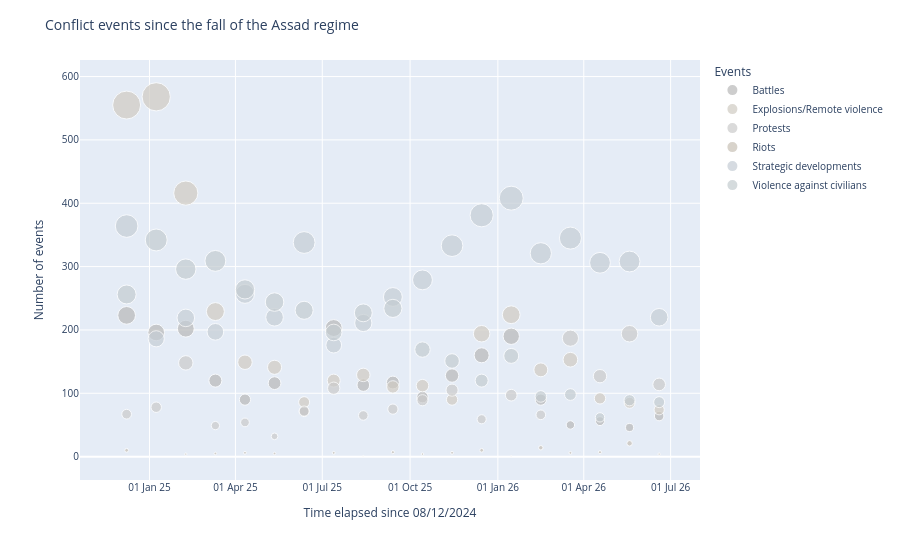

The code cell stored with this chart in its notebook:
### Code cell
bubble_events = px.scatter(
    data_grouped_with_dates,
    x="start date", 
    y="event_count",
    size="event_count", 
    color="event_type",
    hover_name="event_type", 
    size_max=20, 
    color_discrete_map=color_map_grey(events_list), 
    labels={'start date':"Time elapsed since 08/12/2024", 'event_count':"Number of events"})


bubble_events.update_layout(
    title = 'Conflict events since the fall of the Assad regime',
    legend_title_text = "Events",    
    xaxis_tickformat = '%d %b %y',
    xaxis=dict(nticks=8),
    title_font_size=14,
    font_size=10,
)

### Figure 1 — Plotly figure (JSON) as saved in the notebook; plotly's stock layout.template omitted (floating-point values rounded to 4 significant figures)
{"data": [{"hovertemplate": "<b>%{hovertext}</b><br><br>event_type=Battles<br>Time elapsed since 08/12/2024=%{x}<br>Number of events=%{marker.size}<extra></extra>", "hovertext": ["Battles", "Battles", "Battles", "Battles", "Battles", "Battles", "Battles", "Battles", "Battles", "Battles", "Battles", "Battles", "Battles", "Battles", "Battles", "Battles", "Battles", "Battles", "Battles"], "legendgroup": "Battles", "marker": {"color": "#B8B8B8", "size": [223, 196, 202, 120, 90, 116, 71, 203, 113, 117, 94, 128, 160, 190, 90, 50, 56, 46, 64], "sizemode": "area", "sizeref": 1.42, "symbol": "circle"}, "mode": "markers", "name": "Battles", "orientation": "v", "showlegend": true, "type": "scatter", "x": ["2024-12-08", "2025-01-08", "2025-02-08", "2025-03-11", "2025-04-11", "2025-05-12", "2025-06-12", "2025-07-13", "2025-08-13", "2025-09-13", "2025-10-14", "2025-11-14", "2025-12-15", "2026-01-15", "2026-02-15", "2026-03-18", "2026-04-18", "2026-05-19", "2026-06-19"], "xaxis": "x", "y": [223, 196, 202, 120, 90, 116, 71, 203, 113, 117, 94, 128, 160, 190, 90, 50, 56, 46, 64], "yaxis": "y"}, {"hovertemplate": "<b>%{hovertext}</b><br><br>event_type=Explosions/Remote violence<br>Time elapsed since 08/12/2024=%{x}<br>Number of events=%{marker.size}<extra></extra>", "hovertext": ["Explosions/Remote violence", "Explosions/Remote violence", "Explosions/Remote violence", "Explosions/Remote violence", "Explosions/Remote violence", "Explosions/Remote violence", "Explosions/Remote violence", "Explosions/Remote violence", "Explosions/Remote violence", "Explosions/Remote violence", "Explosions/Remote violence", "Explosions/Remote violence", "Explosions/Remote violence", "Explosions/Remote violence", "Explosions/Remote violence", "Explosions/Remote violence", "Explosions/Remote violence", "Explosions/Remote violence", "Explosions/Remote violence"], "legendgroup": "Explosions/Remote violence", "marker": {"color": "#D0CBC2", "size": [555, 568, 416, 229, 149, 141, 86, 120, 129, 110, 112, 90, 194, 224, 137, 153, 92, 85, 74], "sizemode": "area", "sizeref": 1.42, "symbol": "circle"}, "mode": "markers", "name": "Explosions/Remote violence", "orientation": "v", "showlegend": true, "type": "scatter", "x": ["2024-12-08", "2025-01-08", "2025-02-08", "2025-03-11", "2025-04-11", "2025-05-12", "2025-06-12", "2025-07-13", "2025-08-13", "2025-09-13", "2025-10-14", "2025-11-14", "2025-12-15", "2026-01-15", "2026-02-15", "2026-03-18", "2026-04-18", "2026-05-19", "2026-06-19"], "xaxis": "x", "y": [555, 568, 416, 229, 149, 141, 86, 120, 129, 110, 112, 90, 194, 224, 137, 153, 92, 85, 74], "yaxis": "y"}, {"hovertemplate": "<b>%{hovertext}</b><br><br>event_type=Protests<br>Time elapsed since 08/12/2024=%{x}<br>Number of events=%{marker.size}<extra></extra>", "hovertext": ["Protests", "Protests", "Protests", "Protests", "Protests", "Protests", "Protests", "Protests", "Protests", "Protests", "Protests", "Protests", "Protests", "Protests", "Protests", "Protests", "Protests", "Protests", "Protests"], "legendgroup": "Protests", "marker": {"color": "#CBCBCB", "size": [67, 78, 148, 49, 54, 32, 72, 108, 65, 75, 89, 105, 59, 97, 66, 187, 127, 194, 114], "sizemode": "area", "sizeref": 1.42, "symbol": "circle"}, "mode": "markers", "name": "Protests", "orientation": "v", "showlegend": true, "type": "scatter", "x": ["2024-12-08", "2025-01-08", "2025-02-08", "2025-03-11", "2025-04-11", "2025-05-12", "2025-06-12", "2025-07-13", "2025-08-13", "2025-09-13", "2025-10-14", "2025-11-14", "2025-12-15", "2026-01-15", "2026-02-15", "2026-03-18", "2026-04-18", "2026-05-19", "2026-06-19"], "xaxis": "x", "y": [67, 78, 148, 49, 54, 32, 72, 108, 65, 75, 89, 105, 59, 97, 66, 187, 127, 194, 114], "yaxis": "y"}, {"hovertemplate": "<b>%{hovertext}</b><br><br>event_type=Riots<br>Time elapsed since 08/12/2024=%{x}<br>Number of events=%{marker.size}<extra></extra>", "hovertext": ["Riots", "Riots", "Riots", "Riots", "Riots", "Riots", "Riots", "Riots", "Riots", "Riots", "Riots", "Riots", "Riots", "Riots", "Riots", "Riots", "Riots"], "legendgroup": "Riots", "marker": {"color": "#C8C1B6", "size": [10, 4, 5, 6, 5, 6, 1, 7, 4, 6, 10, 1, 14, 6, 7, 21, 4], "sizemode": "area", "sizeref": 1.42, "symbol": "circle"}, "mode": "markers", "name": "Riots", "orientation": "v", "showlegend": true, "type": "scatter", "x": ["2024-12-08", "2025-02-08", "2025-03-11", "2025-04-11", "2025-05-12", "2025-07-13", "2025-08-13", "2025-09-13", "2025-10-14", "2025-11-14", "2025-12-15", "2026-01-15", "2026-02-15", "2026-03-18", "2026-04-18", "2026-05-19", "2026-06-19"], "xaxis": "x", "y": [10, 4, 5, 6, 5, 6, 1, 7, 4, 6, 10, 1, 14, 6, 7, 21, 4], "yaxis": "y"}, {"hovertemplate": "<b>%{hovertext}</b><br><br>event_type=Strategic developments<br>Time elapsed since 08/12/2024=%{x}<br>Number of events=%{marker.size}<extra></extra>", "hovertext": ["Strategic developments", "Strategic developments", "Strategic developments", "Strategic developments", "Strategic developments", "Strategic developments", "Strategic developments", "Strategic developments", "Strategic developments", "Strategic developments", "Strategic developments", "Strategic developments", "Strategic developments", "Strategic developments", "Strategic developments", "Strategic developments", "Strategic developments", "Strategic developments", "Strategic developments"], "legendgroup": "Strategic developments", "marker": {"color": "#C5CDD5", "size": [364, 186, 219, 197, 257, 220, 338, 176, 211, 252, 279, 333, 381, 408, 321, 345, 306, 308, 220], "sizemode": "area", "sizeref": 1.42, "symbol": "circle"}, "mode": "markers", "name": "Strategic developments", "orientation": "v", "showlegend": true, "type": "scatter", "x": ["2024-12-08", "2025-01-08", "2025-02-08", "2025-03-11", "2025-04-11", "2025-05-12", "2025-06-12", "2025-07-13", "2025-08-13", "2025-09-13", "2025-10-14", "2025-11-14", "2025-12-15", "2026-01-15", "2026-02-15", "2026-03-18", "2026-04-18", "2026-05-19", "2026-06-19"], "xaxis": "x", "y": [364, 186, 219, 197, 257, 220, 338, 176, 211, 252, 279, 333, 381, 408, 321, 345, 306, 308, 220], "yaxis": "y"}, {"hovertemplate": "<b>%{hovertext}</b><br><br>event_type=Violence against civilians<br>Time elapsed since 08/12/2024=%{x}<br>Number of events=%{marker.size}<extra></extra>", "hovertext": ["Violence against civilians", "Violence against civilians", "Violence against civilians", "Violence against civilians", "Violence against civilians", "Violence against civilians", "Violence against civilians", "Violence against civilians", "Violence against civilians", "Violence against civilians", "Violence against civilians", "Violence against civilians", "Violence against civilians", "Violence against civilians", "Violence against civilians", "Violence against civilians", "Violence against civilians", "Violence against civilians", "Violence against civilians"], "legendgroup": "Violence against civilians", "marker": {"color": "#C4CCD0", "size": [256, 342, 296, 309, 264, 244, 231, 196, 227, 234, 169, 151, 120, 159, 95, 98, 62, 89, 86], "sizemode": "area", "sizeref": 1.42, "symbol": "circle"}, "mode": "markers", "name": "Violence against civilians", "orientation": "v", "showlegend": true, "type": "scatter", "x": ["2024-12-08", "2025-01-08", "2025-02-08", "2025-03-11", "2025-04-11", "2025-05-12", "2025-06-12", "2025-07-13", "2025-08-13", "2025-09-13", "2025-10-14", "2025-11-14", "2025-12-15", "2026-01-15", "2026-02-15", "2026-03-18", "2026-04-18", "2026-05-19", "2026-06-19"], "xaxis": "x", "y": [256, 342, 296, 309, 264, 244, 231, 196, 227, 234, 169, 151, 120, 159, 95, 98, 62, 89, 86], "yaxis": "y"}], "layout": {"font": {"size": 10}, "legend": {"itemsizing": "constant", "title": {"text": "Events"}, "tracegroupgap": 0}, "margin": {"t": 60}, "title": {"font": {"size": 14}, "text": "Conflict events since the fall of the Assad regime"}, "xaxis": {"anchor": "y", "domain": [0, 1], "nticks": 8, "tickformat": "%d %b %y", "title": {"text": "Time elapsed since 08/12/2024"}}, "yaxis": {"anchor": "x", "domain": [0, 1], "title": {"text": "Number of events"}}}}
